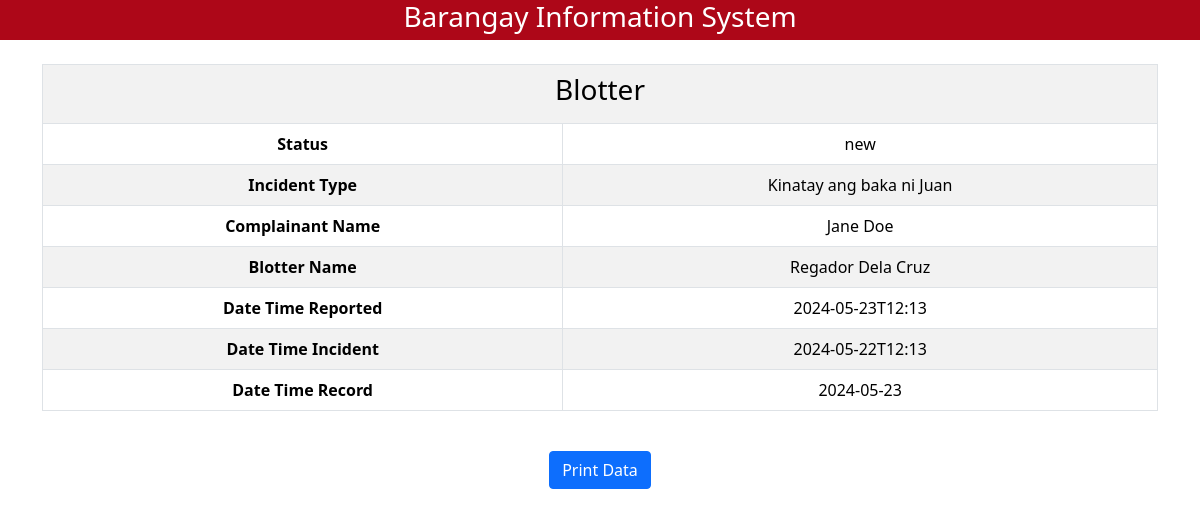
Page /blotter-view.php?blotter-view=19 on the committed database.
### blotter-view.php (the view, shortened to what this page needs)
<!DOCTYPE html>
<html lang="en">
<head>
    <link rel="stylesheet" href="https://cdnjs.cloudflare.com/ajax/libs/font-awesome/6.4.2/css/all.min.css" />
    <link rel="stylesheet" href="css-style/household.css">
    <link href="https://cdn.jsdelivr.net/npm/bootstrap@5.0.2/dist/css/bootstrap.min.css" rel="stylesheet">
</head>
<body>
<?php include('header.php'); ?>
<div class="container my-4" id="print-content">
    <div class="table-responsive">
        <table class="table table-bordered table-striped">
            <tbody>
                <?php
                $id = $_GET['blotter-view'];
                $sql = "SELECT * FROM  `blotter-db` WHERE id = $id";
                $result = mysqli_query($conn, $sql);
                if(mysqli_num_rows($result) > 0){
                    while($row = mysqli_fetch_assoc($result)){
                        echo '<tr>';
                        echo '<th colspan="2"><h3>Blotter</h3></th>';
                        echo '</tr>';
                        echo '<tr>';
                        echo '<th scope="row">Status</th>';
                        echo '<td>'.$row['status'].'</td>';
                        echo '</tr>';
                        echo '<tr>';
                        echo '<th scope="row">Incident Type</th>';
                        echo '<td>'.$row['incident'].'</td>';
                        echo '</tr>';
                        echo '<tr>';
                        echo '<th scope="row">Complainant Name</th>';
                        echo '<td>'.$row['ComName'].'</td>';
                        echo '</tr>';
                        echo '<tr>';
                        echo '<th scope="row">Blotter Name</th>';
                        echo '<td>'.$row['RespondentName'].'</td>';
                        echo '</tr>';
                        echo '<tr>';
                        echo '<th scope="row">Date Time Reported</th>';
                        echo '<td>'.$row['date_time_reported'].'</td>';
                        echo '</tr>';
                        echo '<tr>';
                        echo '<th scope="row">Date Time Incident</th>';
                        echo '<td>'.$row['date_time_incident'].'</td>';
                        echo '</tr>';
                        echo '<tr>';
                        echo '<th scope="row">Date Time Record</th>';
                        echo '<td>'.$row['date_record'].'</td>';
                        echo '</tr>';
                    }
                }
                ?>
            </tbody>
        </table>
    </div>
</div>
<button style="display: block; margin-left: auto; margin-right: auto;" onclick="printData()" class="btn btn-primary">Print Data</button>
</body>
</html>

### css-style/household.css (style rules this page uses)
* { box-sizing: border-box; margin: 0px; padding: 0px; }
table { width: 100%; border-collapse: collapse; background-color: rgb(4, 69, 69); color: aliceblue; }
th, td { border: 1px solid #dddddd; text-align: left; padding: 12px; }
th { background-color: rgb(21, 58, 58); color: aliceblue; }

### blotter-view.php (style rules this page uses)
.table th, .table td { vertical-align: middle; color: black; background-color: white; text-align: center; }

### rows in the picture
blotter-db: status "new", incident "Kinatay ang baka ni Juan", ComName "Jane Doe", RespondentName "Regador Dela Cruz", date_time_reported "2024-05-23T12:13", date_time_incident "2024-05-22T12:13", date_record "2024-05-23"
